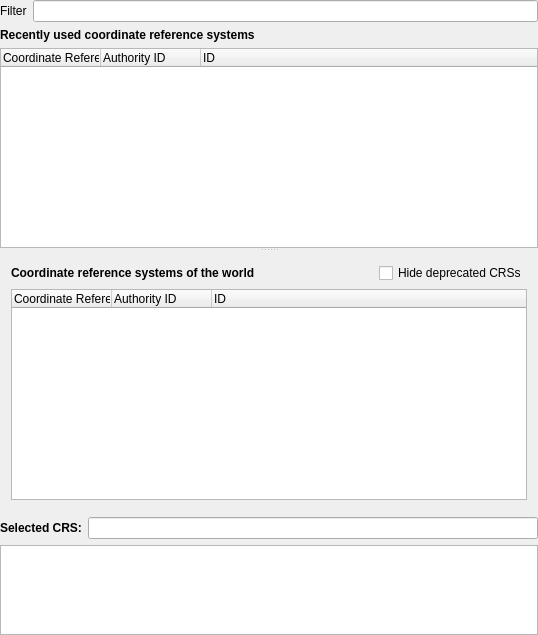
<?xml version="1.0" encoding="UTF-8"?>
<ui version="4.0">
 <class>QgsProjectionSelectorBase</class>
 <widget class="QWidget" name="QgsProjectionSelectorBase">
  <property name="geometry">
   <rect>
    <x>0</x>
    <y>0</y>
    <width>538</width>
    <height>635</height>
   </rect>
  </property>
  <property name="sizePolicy">
   <sizepolicy hsizetype="Expanding" vsizetype="Preferred">
    <horstretch>0</horstretch>
    <verstretch>0</verstretch>
   </sizepolicy>
  </property>
  <property name="windowTitle">
   <string>Coordinate Reference System Selector</string>
  </property>
  <property name="windowIcon">
   <iconset>
    <normaloff/>
   </iconset>
  </property>
  <layout class="QGridLayout" name="gridLayout_2">
   <property name="margin">
    <number>0</number>
   </property>
   <item row="3" column="0">
    <layout class="QHBoxLayout" name="horizontalLayout_2">
     <item>
      <widget class="QLabel" name="label">
       <property name="font">
        <font>
         <weight>75</weight>
         <bold>true</bold>
        </font>
       </property>
       <property name="text">
        <string>Selected CRS:</string>
       </property>
      </widget>
     </item>
     <item>
      <widget class="QLineEdit" name="teSelected">
       <property name="readOnly">
        <bool>true</bool>
       </property>
      </widget>
     </item>
    </layout>
   </item>
   <item row="2" column="0">
    <widget class="QSplitter" name="splitter">
     <property name="orientation">
      <enum>Qt::Vertical</enum>
     </property>
     <property name="childrenCollapsible">
      <bool>true</bool>
     </property>
     <widget class="QTreeWidget" name="lstRecent">
      <property name="sizePolicy">
       <sizepolicy hsizetype="Expanding" vsizetype="MinimumExpanding">
        <horstretch>0</horstretch>
        <verstretch>0</verstretch>
       </sizepolicy>
      </property>
      <property name="minimumSize">
       <size>
        <width>0</width>
        <height>105</height>
       </size>
      </property>
      <property name="maximumSize">
       <size>
        <width>16777215</width>
        <height>200</height>
       </size>
      </property>
      <property name="alternatingRowColors">
       <bool>true</bool>
      </property>
      <property name="rootIsDecorated">
       <bool>false</bool>
      </property>
      <property name="uniformRowHeights">
       <bool>true</bool>
      </property>
      <property name="columnCount">
       <number>3</number>
      </property>
      <column>
       <property name="text">
        <string>Coordinate Reference System</string>
       </property>
      </column>
      <column>
       <property name="text">
        <string>Authority ID</string>
       </property>
      </column>
      <column>
       <property name="text">
        <string>ID</string>
       </property>
      </column>
     </widget>
     <widget class="QWidget" name="layoutWidget">
      <layout class="QGridLayout" name="gridLayout">
       <property name="horizontalSpacing">
        <number>0</number>
       </property>
       <item row="0" column="0">
        <layout class="QHBoxLayout" name="horizontalLayout_3">
         <property name="topMargin">
          <number>0</number>
         </property>
         <item>
          <widget class="QLabel" name="label_4">
           <property name="font">
            <font>
             <weight>75</weight>
             <bold>true</bold>
            </font>
           </property>
           <property name="text">
            <string>Coordinate reference systems of the world</string>
           </property>
          </widget>
         </item>
         <item>
          <spacer name="horizontalSpacer_2">
           <property name="orientation">
            <enum>Qt::Horizontal</enum>
           </property>
           <property name="sizeHint" stdset="0">
            <size>
             <width>40</width>
             <height>20</height>
            </size>
           </property>
          </spacer>
         </item>
         <item>
          <widget class="QCheckBox" name="cbxHideDeprecated">
           <property name="font">
            <font>
             <pointsize>9</pointsize>
            </font>
           </property>
           <property name="text">
            <string>Hide deprecated CRSs</string>
           </property>
          </widget>
         </item>
        </layout>
       </item>
       <item row="1" column="0">
        <widget class="QTreeWidget" name="lstCoordinateSystems">
         <property name="alternatingRowColors">
          <bool>true</bool>
         </property>
         <property name="uniformRowHeights">
          <bool>true</bool>
         </property>
         <property name="columnCount">
          <number>3</number>
         </property>
         <column>
          <property name="text">
           <string>Coordinate Reference System</string>
          </property>
         </column>
         <column>
          <property name="text">
           <string>Authority ID</string>
          </property>
         </column>
         <column>
          <property name="text">
           <string>ID</string>
          </property>
         </column>
        </widget>
       </item>
      </layout>
     </widget>
    </widget>
   </item>
   <item row="0" column="0">
    <layout class="QHBoxLayout" name="horizontalLayout">
     <item>
      <widget class="QLabel" name="label_5">
       <property name="text">
        <string>Filter</string>
       </property>
      </widget>
     </item>
     <item>
      <widget class="QgsFilterLineEdit" name="leSearch"/>
     </item>
    </layout>
   </item>
   <item row="1" column="0">
    <widget class="QLabel" name="label_3">
     <property name="font">
      <font>
       <weight>75</weight>
       <bold>true</bold>
      </font>
     </property>
     <property name="text">
      <string>Recently used coordinate reference systems</string>
     </property>
    </widget>
   </item>
   <item row="6" column="0">
    <widget class="QTextEdit" name="teProjection">
     <property name="minimumSize">
      <size>
       <width>0</width>
       <height>40</height>
      </size>
     </property>
     <property name="maximumSize">
      <size>
       <width>16777215</width>
       <height>90</height>
      </size>
     </property>
     <property name="baseSize">
      <size>
       <width>0</width>
       <height>40</height>
      </size>
     </property>
     <property name="autoFormatting">
      <set>QTextEdit::AutoBulletList</set>
     </property>
     <property name="readOnly">
      <bool>true</bool>
     </property>
    </widget>
   </item>
  </layout>
 </widget>
 <layoutdefault spacing="6" margin="11"/>
 <customwidgets>
  <customwidget>
   <class>QgsFilterLineEdit</class>
   <extends>QLineEdit</extends>
   <header>qgsfilterlineedit.h</header>
  </customwidget>
 </customwidgets>
 <tabstops>
  <tabstop>leSearch</tabstop>
  <tabstop>lstRecent</tabstop>
  <tabstop>cbxHideDeprecated</tabstop>
  <tabstop>lstCoordinateSystems</tabstop>
  <tabstop>teSelected</tabstop>
  <tabstop>teProjection</tabstop>
 </tabstops>
 <resources/>
 <connections/>
</ui>
